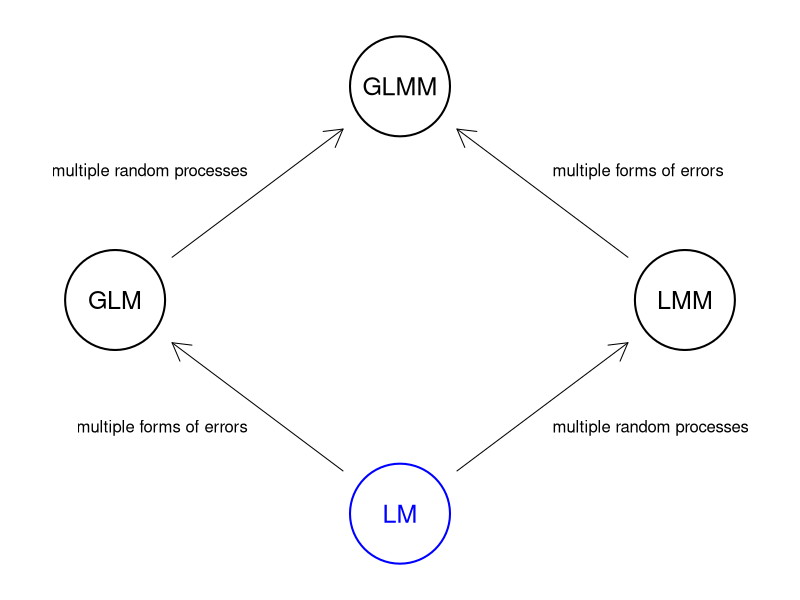
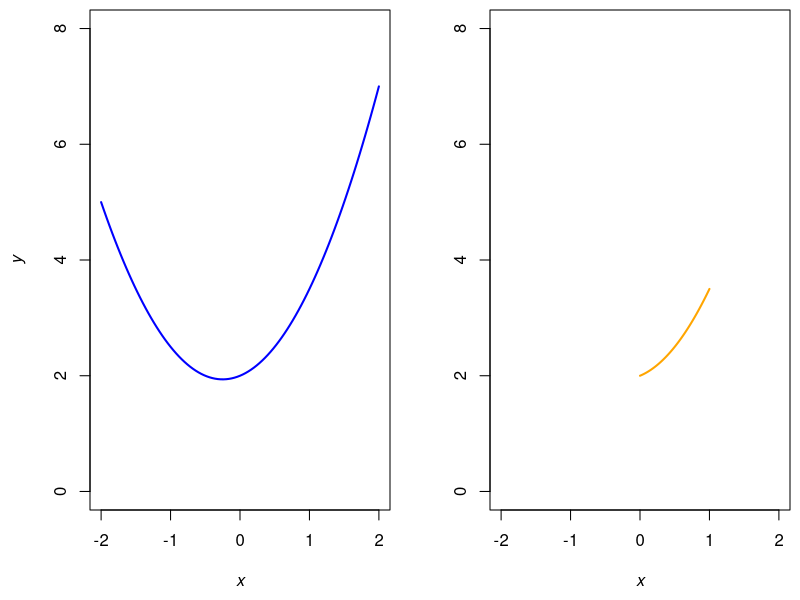
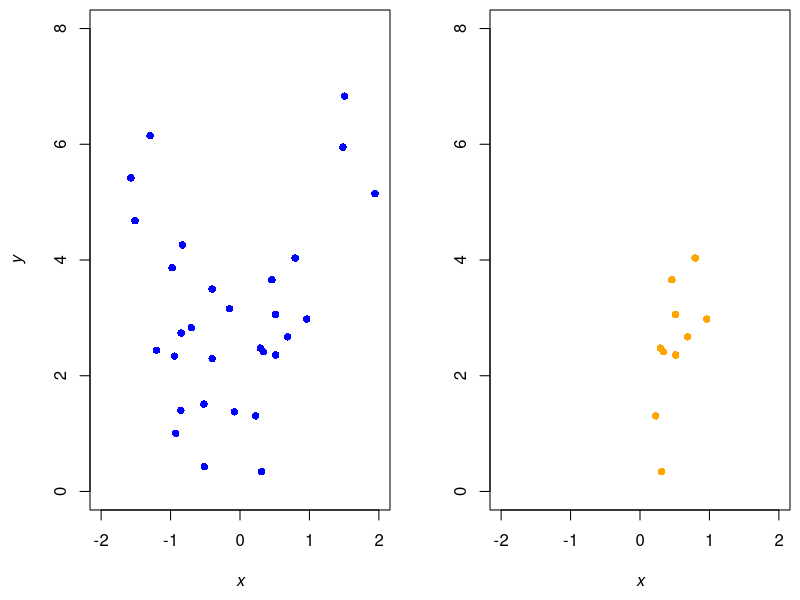
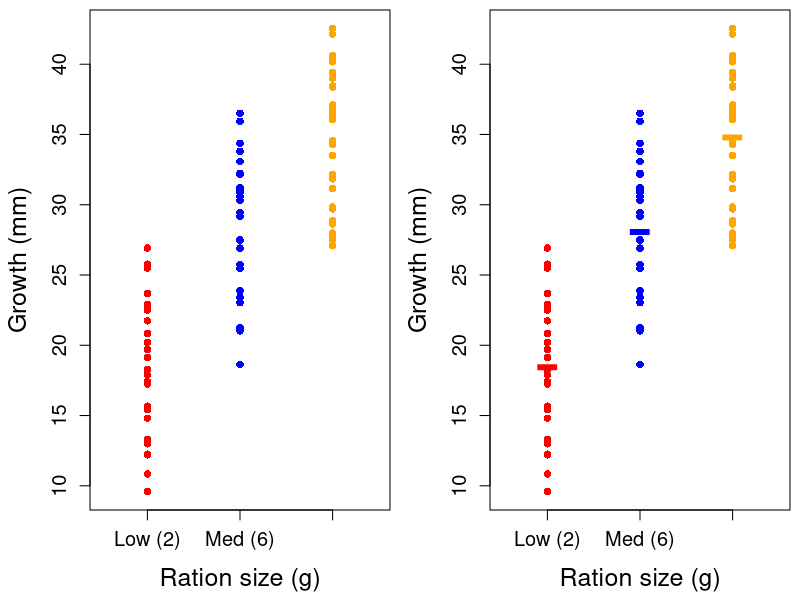
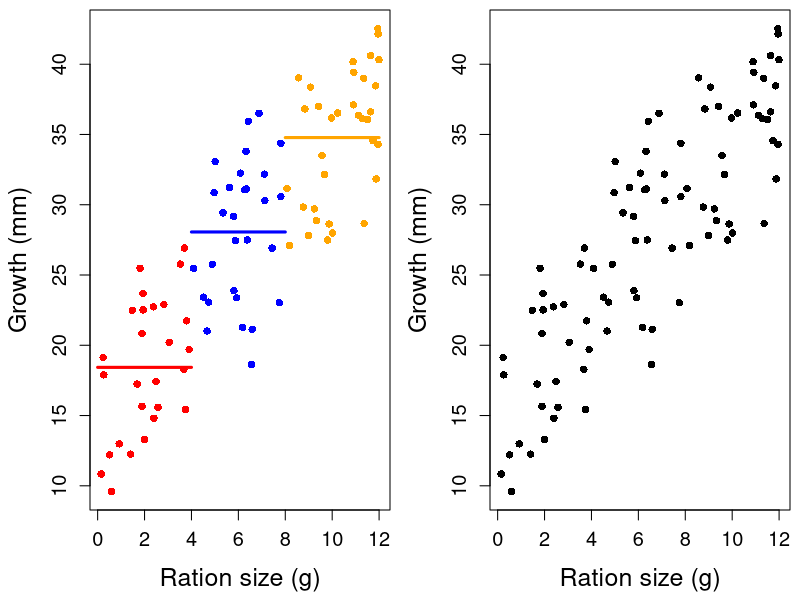
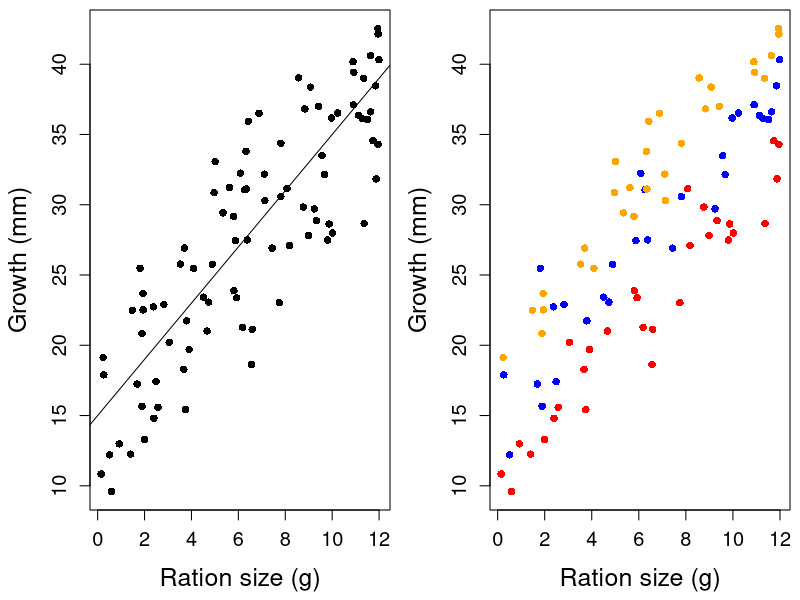
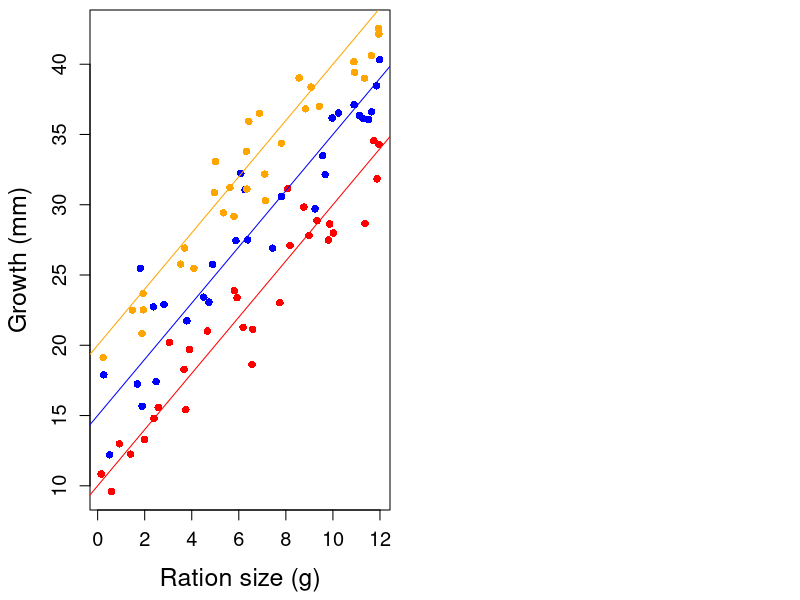

The R source for these figures, in order:
## ---- chunk 1
knitr::opts_chunk$set(echo = FALSE)
## ---- chunk 2
par(mai = rep(0, 4), omi = rep(0, 4), bg = NA)

## order: GLM, LM, GLMM, LMM
xx <- c(1, 2, 2, 3) * 10
yy <- c(2, 1, 3, 2) * 10

plot(c(7, 33), c(7, 33), type = "n", xlim = c(7, 33), ylim = c(7, 33),
     xaxt = "n", yaxt = "n", xlab = "", ylab = "",
     bty = "n")
symbols(xx, yy, circle = rep(2, 4), inches = 0.5, add = TRUE,
        lwd = 2, fg = c("black", "blue", "black", "black"), bg = "white")
text(xx, yy, c("GLM", "LM", "GLMM", "LMM"), cex = 1.5,
     col = c("black", "blue", "black", "black"))
## from LM to GLM
arrows(xx[2]-2, yy[2]+2, xx[1]+2, yy[1]-2, length = 0.2)
text(15, 14, "multiple forms of errors", pos = 2)
## from LM to LMM
arrows(xx[2]+2, yy[2]+2, xx[4]-2, yy[4]-2, length = 0.2)
text(25, 14, "multiple random processes", pos = 4)
## from GLM to GLMM
arrows(xx[1]+2, yy[1]+2, xx[3]-2, yy[3]-2, length = 0.2)
text(15, 26, "multiple random processes", pos = 2)
## from LMM to GLMM
arrows(xx[4]-2, yy[4]+2, xx[3]+2, yy[3]-2, length = 0.2)
text(25, 26, "multiple forms of errors", pos = 4)
## ---- chunk 3
par(mfrow = c(1,2), mai = c(0.9,0.9,0.1,0.1))
alpha <- 2
beta <- 0.5
curve(alpha + beta*x + x^2, -2, 2,
      xlim = c(-2,2), ylim = c(0,8), col = "blue", lwd = 2,
      xlab = expression(italic(x)), ylab = expression(italic(y)))
curve(alpha + beta*x + x^2, 0, 1,
      xlim = c(-2,2), ylim = c(0,8), col = "orange", lwd = 2,
      xlab = expression(italic(x)), ylab = "")
## ---- chunk 4
set.seed(514)
nn <- 30
alpha <- 2
beta <- 1/2
eps <- rnorm(nn, 0, 1) ## errors ~ N(0,1)
x_all <- runif(nn, -2, 2)
y_all <- alpha + beta*x_all + x_all^2 + eps
x_loc <- x_all[x_all >= 0 & x_all <= 1]
y_loc <- y_all[x_all >= 0 & x_all <= 1]
## ---- chunk 5
par(mfrow = c(1,2), mai = c(0.9,0.9,0.1,0.1))
plot(x_all, y_all, pch = 16,
     xlim = c(-2,2), ylim = c(0,8), col = "blue",
     xlab = expression(italic(x)), ylab = expression(italic(y)))
plot(x_loc, y_loc, pch = 16,
     xlim = c(-2,2), ylim = c(0,8), col = "orange",
     xlab = expression(italic(x)), ylab = "")
## ---- chunk 6
## model 1: full dataset
fit_1 <- lm(y_all ~ x_all)
summary(fit_1)
## ---- chunk 7
## model 2: "local" data
fit_2 <- lm(y_loc ~ x_loc)
summary(fit_2)
## ---- chunk 8
## intercept and slope for model 2
coef(fit_2)
## ---- chunk 9
## intercept and slope for model 2
coef(fit_2)
## ---- chunk 10
## sample size
nn <- 30
## groups
pp <- 3
## global intercept
alpha <- 5
## offsets
beta_1 <- c(1,2,3)*5
## slope
beta_2 <- 2
## vector of lienar parameters
BETA <- matrix(c(alpha, beta_1, beta_2), ncol = 1)
## linear predictors
x_avg <- rep(1, nn*pp)
x_int <- matrix(c(rep(c(rep(1,nn),
                        rep(0,nn*pp)),2),
                  c(rep(1,nn))),
                nn*pp, pp)
x_cov <- runif(nn*pp, 0, 12)
## matrix of predictors
xx <- cbind(x_avg, x_int, x_cov)
## Gaussian errors
ee <- rnorm(nn*pp, 0, 2)
## simulated data
yy <- xx %*% BETA + ee
## bin data for ANOVA
vv <- cbind(x_cov, yy)
v1 <- vv[x_cov <=4, ]
v2 <- vv[x_cov > 4 & x_cov <=8, ]
v3 <- vv[x_cov > 8 & x_cov <=12, ]
## plot all data
par(mai = c(0.9,0.9,0.1,0.1))
## low
plot(rep(1, nrow(v1)), v1[,2], pch = 16, col = "red",
     xlim = c(0.5,3.5), ylim = range(yy),
     xaxt = "n",
     cex.lab = 1.5, cex.axis = 1.2,
     xlab = "Ration size (g)", ylab = "Growth (mm)")
## med
points(rep(2, nrow(v2)), v2[,2], pch = 16, col = "blue")
# high
points(rep(3, nrow(v3)), v3[,2], pch = 16, col = "orange")
axis(1, at = seq(3), cex.axis = 1.2,
     labels = c("Low (2)", "Med (6)", "High (10)"))
## ---- chunk 11
## plot all data
par(mai = c(0.9,0.9,0.1,0.1))
## low
plot(rep(1, nrow(v1)), v1[,2], pch = 16, col = "red",
     xlim = c(0.5,3.5), ylim = range(yy),
     xaxt = "n",
     cex.lab = 1.5, cex.axis = 1.2,
     xlab = "Ration size (g)", ylab = "Growth (mm)")
points(1, mean(v1[,2]), col = "red", pch = "-", cex = 5)
## med
points(rep(2, nrow(v2)), v2[,2], pch = 16, col = "blue")
points(2, mean(v2[,2]), col = "blue", pch = "-", cex = 5)
# high
points(rep(3, nrow(v3)), v3[,2], pch = 16, col = "orange")
points(3, mean(v3[,2]), col = "orange", pch = "-", cex = 5)
axis(1, at = seq(3), cex.axis = 1.2,
     labels = c("Low (2)", "Med (6)", "High (10)"))
## ---- chunk 12
par(mai = c(0.9,0.9,0.1,0.1))
plot(v1[,1], v1[,2], pch = 16, col = "red",
     cex.lab = 1.5, cex.axis = 1.2,
     xlim = range(x_cov), ylim = range(yy),
     xlab = "Ration size (g)", ylab = "Growth (mm)")
lines(c(0,4), rep(mean(v1[,2]), 2), col = "red", lwd = 3)
## med
points(v2[,1], v2[,2], pch = 16, col = "blue")
lines(c(4,8), rep(mean(v2[,2]), 2), col = "blue", lwd = 3)
# high
points(v3[,1], v3[,2], pch = 16, col = "orange")
lines(c(8,12), rep(mean(v3[,2]), 2), col = "orange", lwd = 3)
## ---- chunk 13
par(mai = c(0.9,0.9,0.1,0.1))
plot(x_cov, yy, pch = 16, 
     cex.lab = 1.5, cex.axis = 1.2,
     xlab = "Ration size (g)", ylab = "Growth (mm)")
## ---- chunk 14
par(mai = c(0.9,0.9,0.1,0.1))
plot(x_cov, yy, pch = 16, 
     cex.lab = 1.5, cex.axis = 1.2,
     xlab = "Ration size (g)", ylab = "Growth (mm)")
abline(a = 15, b = 2)
## ---- chunk 15

## all data
par(mai = c(0.9,0.9,0.1,0.1))
plot(x_cov[1:nn], yy[1:nn], pch = 16, col = "red", ylim = range(yy),
     cex.lab = 1.5, cex.axis = 1.2,
     xlab = "Ration size (g)", ylab = "Growth (mm)")
points(x_cov[1:nn+nn], yy[1:nn+nn], pch = 16, col = "blue")
points(x_cov[1:nn+nn*2], yy[1:nn+nn*2], pch = 16, col = "orange")
## ---- chunk 16

## all data
par(mai = c(0.9,0.9,0.1,0.1))
plot(x_cov[1:nn], yy[1:nn], pch = 16, col = "red", ylim = range(yy),
     cex.lab = 1.5, cex.axis = 1.2,
     xlab = "Ration size (g)", ylab = "Growth (mm)")
points(x_cov[1:nn+nn], yy[1:nn+nn], pch = 16, col = "blue")
points(x_cov[1:nn+nn*2], yy[1:nn+nn*2], pch = 16, col = "orange")

abline(a = 10, b = 2, col = "red")
abline(a = 15, b = 2, col = "blue")
abline(a = 20, b = 2, col = "orange")
